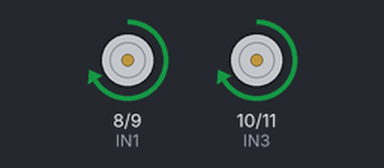
Recording of a sketch running on a simulated Arduino Uno, built with avr-gcc and run on an emulated ATmega328P. Parts: motor-driver pin pairs drawn as motors (green arrow = first pin HIGH = forward, orange = second pin HIGH = backward, longer = more drive, scaled by the enable pin).

Above: at 1.0 s.
At 3.0 s:
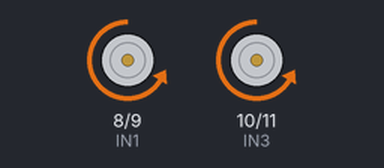
At 5.0 s:
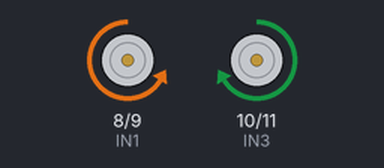
At 9.0 s:
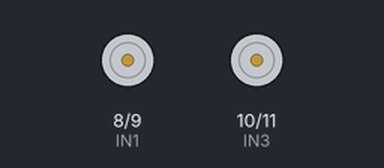
Timing chart, 0 to 13.0 s (numbered marks = the images above):
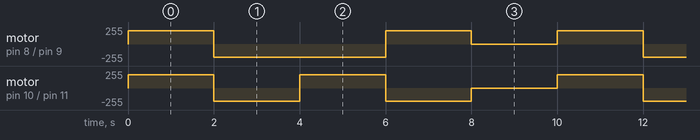

The sketch:

prueba_motores_simple.ino
```cpp
// Pines de control del L298N
#define IN1 8
#define IN2 9
#define IN3 10
#define IN4 11
#define ENA 5
#define ENB 6

// --- Funciones de movimiento ---
void adelante() {
  digitalWrite(IN1, HIGH);
  digitalWrite(IN2, LOW);
  digitalWrite(IN3, HIGH);
  digitalWrite(IN4, LOW);
}

void atras() {
  digitalWrite(IN1, LOW);
  digitalWrite(IN2, HIGH);
  digitalWrite(IN3, LOW);
  digitalWrite(IN4, HIGH);
}

void izquierda() {
  digitalWrite(IN1, LOW);
  digitalWrite(IN2, HIGH);
  digitalWrite(IN3, HIGH);
  digitalWrite(IN4, LOW);
}

void derecha() {
  digitalWrite(IN1, HIGH);
  digitalWrite(IN2, LOW);
  digitalWrite(IN3, LOW);
  digitalWrite(IN4, HIGH);
}

void detener() {
  digitalWrite(IN1, LOW);
  digitalWrite(IN2, LOW);
  digitalWrite(IN3, LOW);
  digitalWrite(IN4, LOW);
}


void setup() {
  // Configurar pines como salida
  pinMode(IN1, OUTPUT);
  pinMode(IN2, OUTPUT);
  pinMode(IN3, OUTPUT);
  pinMode(IN4, OUTPUT);
  pinMode(ENA, OUTPUT);
  pinMode(ENB, OUTPUT);

  // Velocidad inicial (0-255)
  analogWrite(ENA, 200);
  analogWrite(ENB, 200);
}

void loop() {
  // Ambos motores adelante
  adelante();
  delay(2000);

  // Ambos motores atrás
  atras();
  delay(2000);

  // Girar a la izquierda (solo motor derecho)
  izquierda();
  delay(2000);

  // Girar a la derecha (solo motor izquierdo)
  derecha();
  delay(2000);

  // Stop
  detener();
  delay(2000);
}
```

Measured:
- by itself, motor on pin 8 (IN1) / pin 9 (IN2): repeats every 10.0 s: backward 200/255 4.0 s, forward 200/255 2.0 s, stopped 2.0 s, forward 200/255 2.0 s
- by itself, motor on pin 10 (IN3) / pin 11 (IN4): repeats every 10.0 s: backward 200/255 2.0 s, forward 200/255 2.0 s, backward 200/255 2.0 s, stopped 2.0 s, forward 200/255 2.0 s
